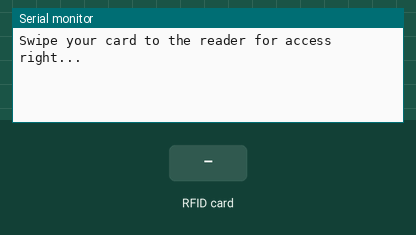
Simulated run of this sketch. Board: Arduino Uno, built with avr-gcc and run on an emulated ATmega328P. Shown: the last lines printed to the serial monitor. Inputs (shaded band) come from the test bench.

Above: at 1.2 s.
1.3 s: RFID card 53 B9 A2 03 held to the reader
At 2.1 s:
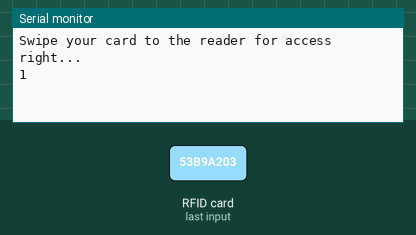
2.8 s: RFID card 5E 7A 19 C4 held to the reader
At 5.8 s:
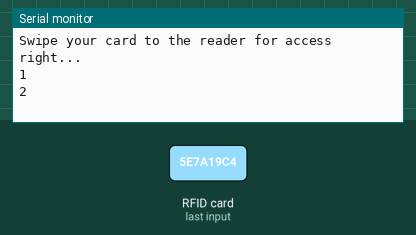

Measured:
- after the input at 1.3 s, the serial monitor: prints a new line at once (image 1)
- after the input at 2.8 s, the serial monitor: prints a new line after 1.5 s (image 2)

The sketch:

rfid_y_n.ino
```cpp
/*
 *
 * All the resources for this project: http://randomnerdtutorials.com/
 * Modified by Alvin Loh CW
 *
 * Created by FILIPEFLOP
 *
 */

#include <SPI.h>
#include <MFRC522.h>

#define SS_PIN 10
#define RST_PIN 9
MFRC522 mfrc522(SS_PIN, RST_PIN);   // Create MFRC522 instance.
byte comdata;
void setup()
{
  Serial.begin(115200);   // Initiate a serial communication
  SPI.begin();      // Initiate  SPI bus
  mfrc522.PCD_Init();   // Initiate MFRC522
  Serial.println("Swipe your card to the reader for access right...");
  Serial.println();

}
void loop()
{
  // Look for new cards
  if ( ! mfrc522.PICC_IsNewCardPresent())
  {
    return;
  }
  // Select one of the cards
  if ( ! mfrc522.PICC_ReadCardSerial())
  {
    return;
  }
  //Show UID on serial monitor
  //Serial.print("UID tag :");
  String content= "";
  byte letter;
  for (byte i = 0; i < mfrc522.uid.size; i++)
  {
     //Serial.print(mfrc522.uid.uidByte[i] < 0x10 ? " 0" : " ");
     //Serial.print(mfrc522.uid.uidByte[i], HEX);
     content.concat(String(mfrc522.uid.uidByte[i] < 0x10 ? " 0" : " "));
     content.concat(String(mfrc522.uid.uidByte[i], HEX));
  }
  //Serial.println();
  //Serial.print("Message : ");
  content.toUpperCase();
  //if (content.substring(1) == "69 2C 7F 9B") //change here the UID of the card/cards that you want to give access
  if (content.substring(1) == "53 B9 A2 03") //change here the UID of the card/cards that you want to give access

  {
    Serial.println("1");
    Serial.println();
    delay(3000);
  }

 else   {
    Serial.println("2");
    delay(3000);
  }
}
```
